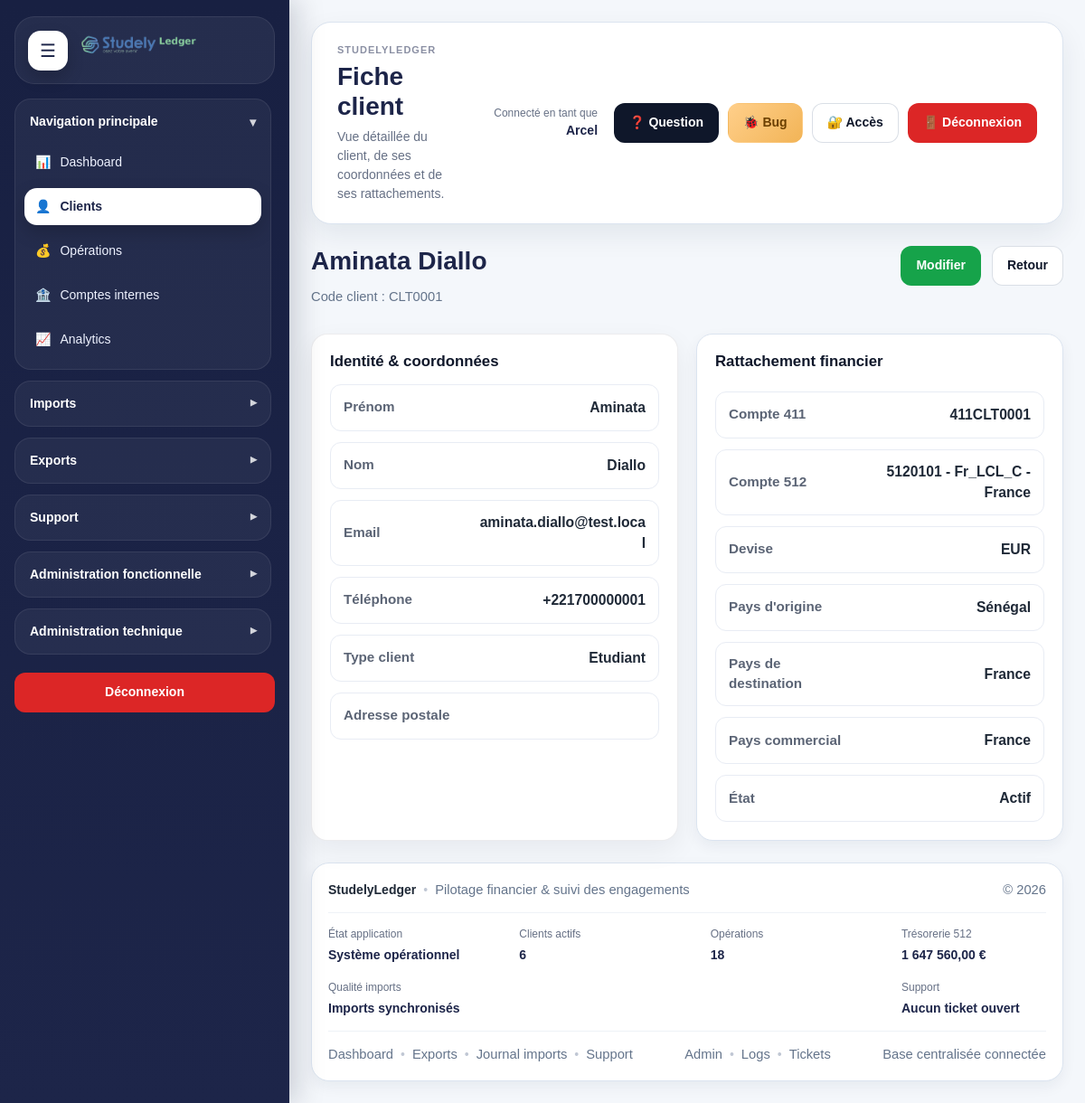
The app's page /modules/clients/client_view.php?id=1 (signed in), older data.
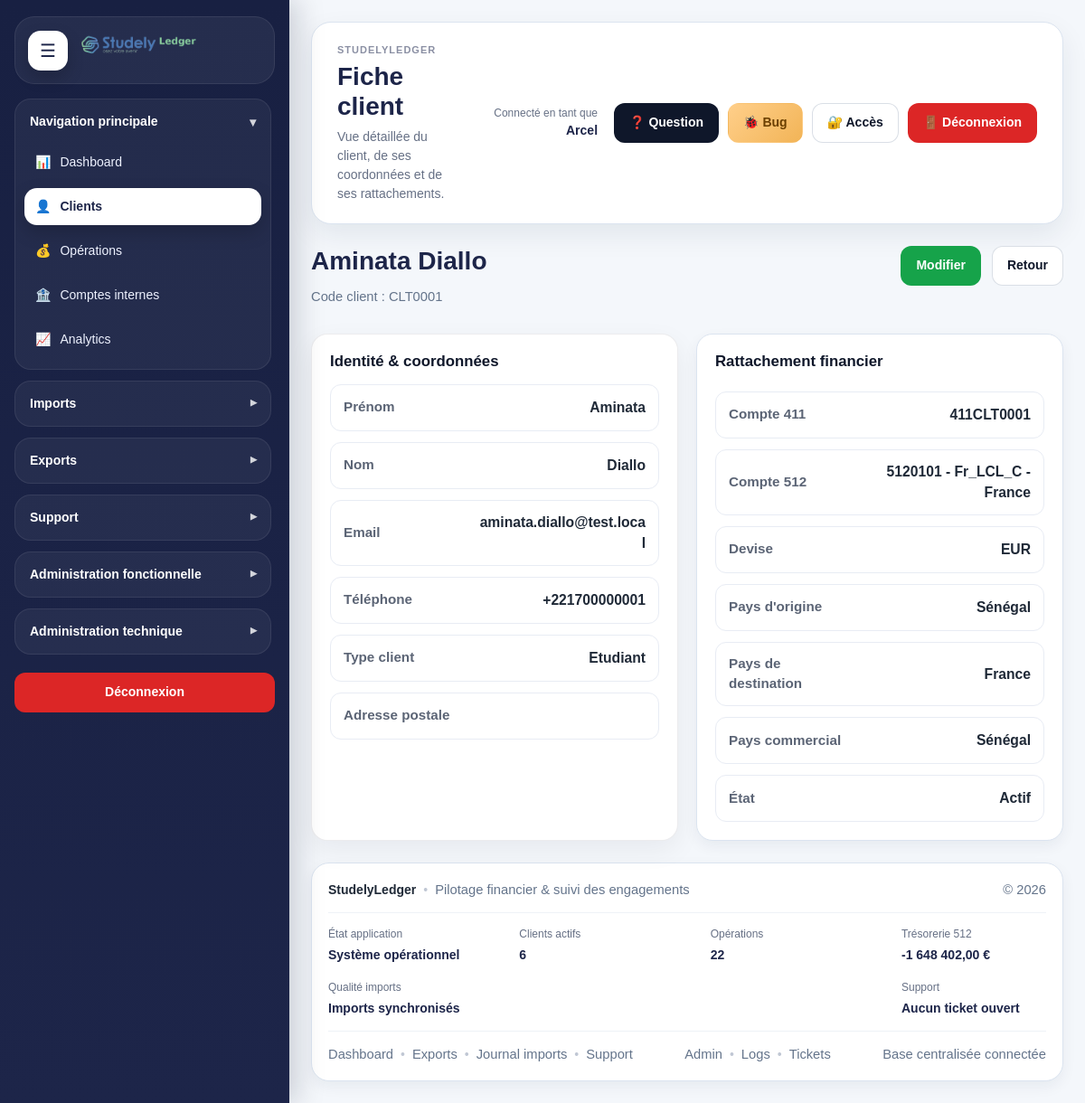
The same page, newer data.
### tables this page shows
CREATE TABLE `clients` (
  `id` int(11) NOT NULL,
  `client_code` varchar(20) NOT NULL,
  `first_name` varchar(150) NOT NULL,
  `last_name` varchar(150) NOT NULL,
  `full_name` varchar(255) NOT NULL,
  `email` varchar(255) DEFAULT NULL,
  `phone` varchar(100) DEFAULT NULL,
  `postal_address` varchar(255) DEFAULT NULL,
  `country_origin` varchar(150) DEFAULT NULL,
  `country_destination` varchar(150) DEFAULT NULL,
  `country_commercial` varchar(150) DEFAULT NULL,
  `client_type` varchar(150) DEFAULT NULL,
  `client_status` varchar(150) DEFAULT NULL,
  `status_id` int(11) DEFAULT NULL,
  `category_id` int(11) DEFAULT NULL,
  `currency` varchar(10) NOT NULL DEFAULT 'EUR',
  `generated_client_account` varchar(50) NOT NULL,
  `initial_treasury_account_id` int(11) DEFAULT NULL,
  `is_active` tinyint(1) NOT NULL DEFAULT 1,
  `created_at` datetime NOT NULL DEFAULT current_timestamp(),
  `updated_at` datetime DEFAULT NULL
);

CREATE TABLE `treasury_accounts` (
  `id` int(11) NOT NULL,
  `account_code` varchar(50) NOT NULL,
  `account_label` varchar(255) NOT NULL,
  `bank_name` varchar(255) DEFAULT NULL,
  `subsidiary_name` varchar(255) DEFAULT NULL,
  `zone_code` varchar(100) DEFAULT NULL,
  `country_label` varchar(150) DEFAULT NULL,
  `country_type` varchar(150) DEFAULT NULL,
  `payment_place` varchar(150) DEFAULT NULL,
  `currency_code` varchar(10) NOT NULL DEFAULT 'EUR',
  `opening_balance` decimal(15,2) NOT NULL DEFAULT 0.00,
  `current_balance` decimal(15,2) NOT NULL DEFAULT 0.00,
  `is_active` tinyint(1) NOT NULL DEFAULT 1,
  `created_at` datetime NOT NULL DEFAULT current_timestamp(),
  `updated_at` datetime DEFAULT NULL
);

### includes/admin_functions.php (called while the page is built, shortened)
<?php
if (!function_exists('e')) {
    function e(?string $value): string
    {
        return htmlspecialchars((string)($value ?? ''), ENT_QUOTES, 'UTF-8');
    }
}

### modules/clients/client_view.php (the view, shortened to what the changed rows need)
<?php
$pdo = getPDO();
require_once __DIR__ . '/../../includes/admin_functions.php';
$id = (int)($_GET['id'] ?? 0);
$selectFields = [
    'c.*',
    'ta.account_code AS treasury_account_code',
    'ta.account_label AS treasury_account_label'
];
$stmt = $pdo->prepare("
    SELECT " . implode(', ', $selectFields) . "
    FROM clients c
    LEFT JOIN treasury_accounts ta ON ta.id = c.initial_treasury_account_id
    WHERE c.id = ?
    LIMIT 1
");
$stmt->execute([$id]);
$client = $stmt->fetch(PDO::FETCH_ASSOC);
require_once __DIR__ . '/../../includes/document_start.php';
?>
<div class="layout">
    <div class="main">
        <?php require_once __DIR__ . '/../../includes/header.php'; ?>
        <div class="page-title">
            <div>
                <h1><?= e($client['full_name'] ?? '') ?></h1>
                <p class="muted">Code client : <?= e($client['client_code'] ?? '') ?></p>
            </div>
        </div>
        <div class="dashboard-grid-2">
            <div class="form-card">
                <div class="detail-grid">
                    <div class="detail-row"><span class="detail-label">Prénom</span><span class="detail-value"><?= e($client['first_name'] ?? '') ?></span></div>
                    <div class="detail-row"><span class="detail-label">Nom</span><span class="detail-value"><?= e($client['last_name'] ?? '') ?></span></div>
                    <div class="detail-row"><span class="detail-label">Email</span><span class="detail-value"><?= e($client['email'] ?? '') ?></span></div>
                    <div class="detail-row"><span class="detail-label">Téléphone</span><span class="detail-value"><?= e($client['phone'] ?? '') ?></span></div>
                    <div class="detail-row"><span class="detail-label">Type client</span><span class="detail-value"><?= e($client['client_type'] ?? '') ?></span></div>
                </div>
            </div>
            <div class="dashboard-panel">
                <div class="detail-grid">
                    <div class="detail-row"><span class="detail-label">Compte 411</span><span class="detail-value"><?= e($client['generated_client_account'] ?? '') ?></span></div>
                    <div class="detail-row"><span class="detail-label">Compte 512</span><span class="detail-value"><?= e(trim((string)($client['treasury_account_code'] ?? '') . ' - ' . (string)($client['treasury_account_label'] ?? ''))) ?></span></div>
                    <div class="detail-row"><span class="detail-label">Devise</span><span class="detail-value"><?= e($client['currency'] ?? '') ?></span></div>
                    <div class="detail-row"><span class="detail-label">Pays d'origine</span><span class="detail-value"><?= e($client['country_origin'] ?? '') ?></span></div>
                    <div class="detail-row"><span class="detail-label">Pays de destination</span><span class="detail-value"><?= e($client['country_destination'] ?? '') ?></span></div>
                    <div class="detail-row"><span class="detail-label">Pays commercial</span><span class="detail-value"><?= e($client['country_commercial'] ?? '') ?></span></div>
                </div>
            </div>
        </div>
        <?php require_once __DIR__ . '/../../includes/footer.php'; ?>
    </div>
</div>
<?php require_once __DIR__ . '/../../includes/document_end.php'; ?>

### includes/footer.php (shortened to what the changed rows need)
<?php
require_once __DIR__ . '/admin_functions.php';
$totalOperations = 0;
$totalTreasuryBalance = 0.0;
try {
    if (tableExists($pdo, 'operations')) {
        $totalOperations = (int)$pdo->query("
            SELECT COUNT(*)
            FROM operations
        ")->fetchColumn();
    }
    if (tableExists($pdo, 'treasury_accounts')) {
        $totalTreasuryBalance = (float)$pdo->query("
            SELECT COALESCE(SUM(current_balance), 0)
            FROM treasury_accounts
            WHERE COALESCE(is_active, 1) = 1
        ")->fetchColumn();
    }
} catch (Throwable $e) {
}
?>
<footer class="app-footer">
    <div class="rich-footer">
        <div class="system-status-bar">
            <div class="status-item">
                <span class="status-label">Opérations</span>
                <span class="status-value"><?= number_format($totalOperations, 0, ',', ' ') ?></span>
            </div>
            <div class="status-item">
                <span class="status-label">Trésorerie 512</span>
                <span class="status-value"><?= number_format($totalTreasuryBalance, 2, ',', ' ') ?> €</span>
            </div>
        </div>
    </div>
</footer>

Row changes from the older to the newer data that the page shows:
changed clients "Aminata Diallo": country_commercial "France" → "Sénégal"
Text that changed along with them:
$totalOperations: "18" → "22"
$totalTreasuryBalance: "1 647 560,00" → "-1 648 402,00"
